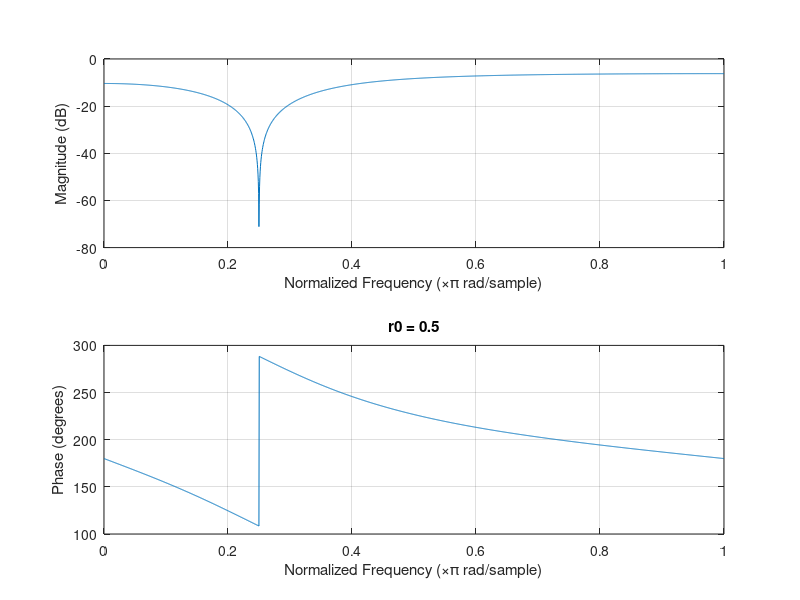

The MATLAB script that drew this image:

b = 1.7;
w = pi/4;
r = 0.5;
b = (1-2*cos(pi/4)+r^2)/(1-2*cos(w)+1);
b1 = [b,-2*b*cos(w),b];
a1 = [1,-2*r*cos(w),r^2];

freqz(b1,a1,2001);
title("r0 = 0.5");
